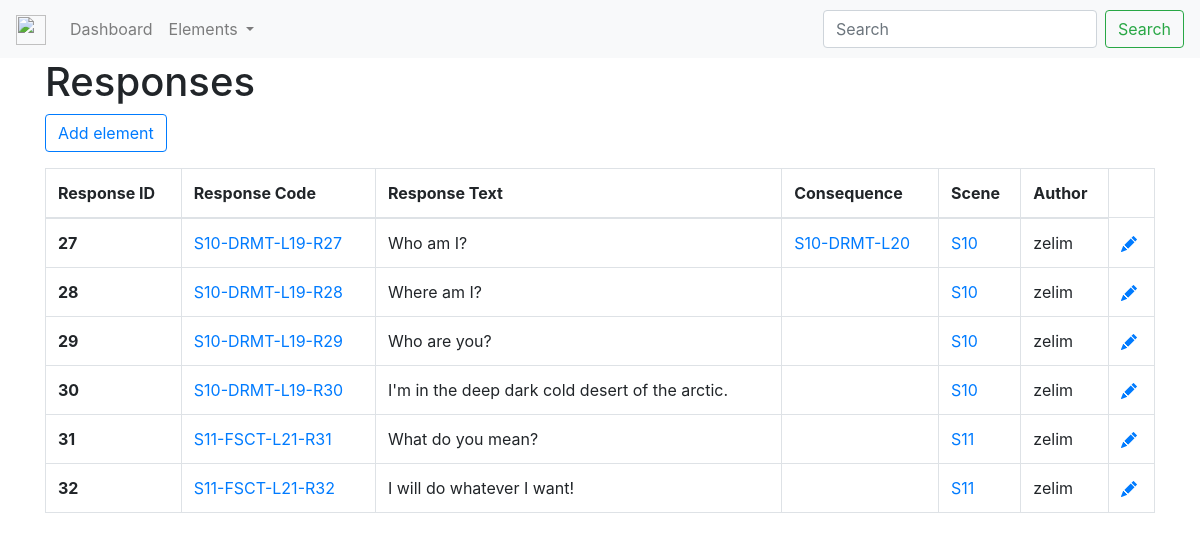
/responses/, run on the app's committed database.
### responses/models.py (models this page shows, shortened)
class Response(models.Model):
    line = models.ForeignKey(Line, on_delete=models.CASCADE)
    next_line = models.OneToOneField(Line, related_name="next_line", on_delete=models.CASCADE, null=True)
    text = models.TextField(default='')
    author = models.ForeignKey(User, on_delete=models.CASCADE, default=1)
    class Meta:
        ordering = ['pk']
    def get_absolute_url(self):
        return reverse("responses:show-response", kwargs={'pk': self.pk})
    def get_edit_url(self):
        return reverse("responses:edit-response", kwargs={'pk': self.pk})
    def get_response_code(self):
        return self.line.get_line_code() + '-' + 'R' + str(self.pk)

### lines/models.py (models this page shows, shortened)
class Line(models.Model):
    scene = models.ForeignKey(Scene, on_delete=models.CASCADE, default=None, null=True)
    character = models.ForeignKey(Character, on_delete=models.CASCADE, null=True)
    text = models.TextField(default='')
    author = models.ForeignKey(User, on_delete=models.CASCADE, default=1)
    class Meta:
        ordering = ['pk']
    def get_absolute_url(self):
        return reverse("lines:show-line", kwargs={'pk': self.pk})
    def get_line_code(self):
        return 'S' + str(self.scene.pk) + '-' + self.character.code + '-L' + str(self.pk)

### scenes/models.py (models this page shows, shortened)
class Scene(models.Model):
    description = models.TextField(default='')
    characters = models.ManyToManyField(Character)
    def get_scene_code(self):
        return 'S' + str(self.pk)

### characters/models.py (models this page shows, shortened)
class Character(models.Model):
    name = models.CharField(blank=True, null=True, max_length=80)
    age = models.PositiveSmallIntegerField(blank=True, null=True)
    gender = models.CharField(blank=True, null=True, max_length=80)
    code = models.CharField(blank=True, null=True, max_length=6)
    description = models.TextField(blank=True, null=True)

### responses/views.py (the view)
# urls.py: path('', views.IndexView.as_view(), name='index'),
class IndexView(generic.ListView):
    template_name = 'responses/index.html'
    context_object_name = "responses"
    def get_queryset(self):
        return Response.objects.all()

### responses/templates/responses/index.html
{% extends 'base.html' %}
{% block content %}
    <div class="container">
        <div class="row">
            <div class="col-md-12">
                <h1>Responses</h1>
                {% include 'create_header.html' %}
                <table class="table table-bordered">
                    <thead>
                        <tr>
                            <th scope="col">
                                Response ID
                            </th>
                            <th scope="col">
                                Response Code
                            </th>
                            <th scope="col">
                                Response Text
                            </th>
                            <th scope="col">
                                Consequence
                            </th>
                            <th scope="col">
                                Scene
                            </th>
                            <th scope="col">
                                Author
                            </th>
                        </tr>
                    </thead>
                    <tbody>
                        {% for response in responses %}
                        <tr>
                            <th scope="row">{{ response.pk }}</th>
                            <td><a href="{{ response.get_absolute_url }}">{{ response.get_response_code }}</a></td>
                            <td>{{ response.text }}</td>
                            <td><a href="{{ response.next_line.get_absolute_url }}">{{ response.next_line.get_line_code }}</a></td>
                            <td><a href="{{ response.scene.get_absolute_url }}">{{ response.line.scene.get_scene_code }}</a></td>
                            <td>{{ response.author }}</td>
                            <td><a href="{{ response.get_edit_url }}">{% include 'icons/pencil_fill.html' %}</a></td>
                        </tr>
                        {% endfor %}
                    </tbody>
                </table>
            </div>
        </div>
    </div>
{% endblock %}

### data on the page
Response: pk "27", get_response_code "S10-DRMT-L19-R27", text "Who am I?", next_line.get_line_code "S10-DRMT-L20", line.scene.get_scene_code "S10", author "zelim"
Response: pk "28", get_response_code "S10-DRMT-L19-R28", text "Where am I?", line.scene.get_scene_code "S10", author "zelim"
Response: pk "29", get_response_code "S10-DRMT-L19-R29", text "Who are you?", line.scene.get_scene_code "S10", author "zelim"
Response: pk "30", get_response_code "S10-DRMT-L19-R30", text "I'm in the deep dark cold desert of the arctic.", line.scene.get_scene_code "S10", author "zelim"
Response: pk "31", get_response_code "S11-FSCT-L21-R31", text "What do you mean?", line.scene.get_scene_code "S11", author "zelim"
Response: pk "32", get_response_code "S11-FSCT-L21-R32", text "I will do whatever I want!", line.scene.get_scene_code "S11", author "zelim"
